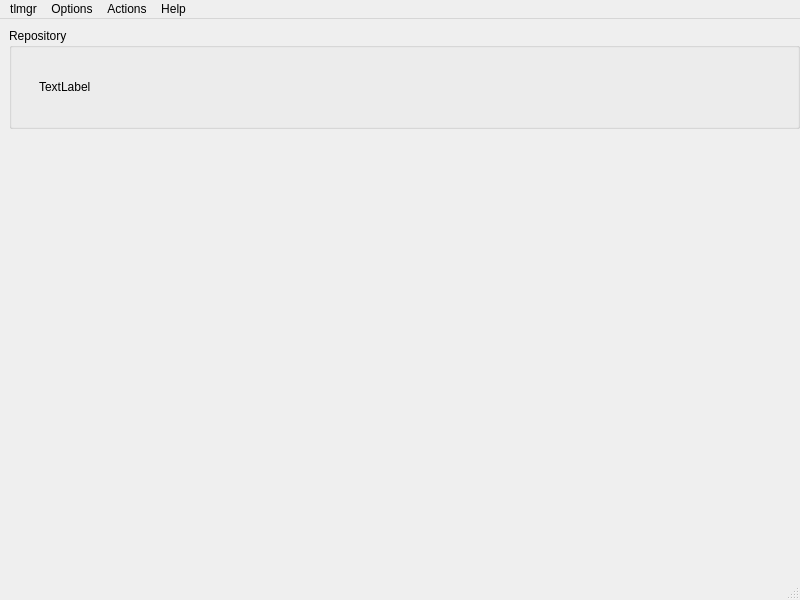
<?xml version="1.0" encoding="UTF-8"?>
<ui version="4.0">
 <class>MainWindow</class>
 <widget class="QMainWindow" name="MainWindow">
  <property name="geometry">
   <rect>
    <x>0</x>
    <y>0</y>
    <width>800</width>
    <height>600</height>
   </rect>
  </property>
  <property name="windowTitle">
   <string>MainWindow</string>
  </property>
  <widget class="QWidget" name="centralwidget">
   <widget class="QGroupBox" name="groupBox">
    <property name="geometry">
     <rect>
      <x>9</x>
      <y>9</y>
      <width>791</width>
      <height>101</height>
     </rect>
    </property>
    <property name="title">
     <string>Repository</string>
    </property>
    <property name="alignment">
     <set>Qt::AlignJustify|Qt::AlignTop</set>
    </property>
    <widget class="QLabel" name="label">
     <property name="geometry">
      <rect>
       <x>30</x>
       <y>50</y>
       <width>71</width>
       <height>18</height>
      </rect>
     </property>
     <property name="text">
      <string>TextLabel</string>
     </property>
    </widget>
   </widget>
  </widget>
  <widget class="QMenuBar" name="menubar">
   <property name="geometry">
    <rect>
     <x>0</x>
     <y>0</y>
     <width>800</width>
     <height>26</height>
    </rect>
   </property>
   <widget class="QMenu" name="menuTlmgr">
    <property name="title">
     <string>tlmgr</string>
    </property>
    <addaction name="actionLoad_default_from_tlpdb"/>
    <addaction name="actionLoad_standard_net_repo"/>
    <addaction name="actionLoad_other_repository"/>
    <addaction name="separator"/>
    <addaction name="separator"/>
    <addaction name="actionQuit"/>
   </widget>
   <widget class="QMenu" name="menuOptions">
    <property name="title">
     <string>Options</string>
    </property>
    <addaction name="actionGeneral"/>
    <addaction name="actionPaper"/>
    <addaction name="actionPlatforms"/>
    <addaction name="actionGUI_language"/>
    <addaction name="actionExpert_options"/>
    <addaction name="actionEnable_debugging_output"/>
    <addaction name="actionDisable_auto_install_of_new_packages"/>
    <addaction name="actionDisable_auto_removal_of_server_deleted_packages"/>
   </widget>
   <widget class="QMenu" name="menuActions">
    <property name="title">
     <string>Actions</string>
    </property>
    <addaction name="actionUpdate_filname_database"/>
    <addaction name="actionRebuild_all_formats"/>
    <addaction name="actionUpdate_font_map_database"/>
    <addaction name="actionRestore_packages_from_backup"/>
    <addaction name="actionHandle_symlinks_in_system_dirs"/>
    <addaction name="actionRemove_TeX_Live_2016"/>
   </widget>
   <widget class="QMenu" name="menuHelp">
    <property name="title">
     <string>Help</string>
    </property>
    <addaction name="actionManual"/>
    <addaction name="actionAbout"/>
   </widget>
   <addaction name="menuTlmgr"/>
   <addaction name="menuOptions"/>
   <addaction name="menuActions"/>
   <addaction name="menuHelp"/>
  </widget>
  <widget class="QStatusBar" name="statusbar"/>
  <action name="actionLoad_default_from_tlpdb">
   <property name="text">
    <string>Load default from tlpdb</string>
   </property>
  </action>
  <action name="actionLoad_standard_net_repo">
   <property name="text">
    <string>Load standard net repo</string>
   </property>
  </action>
  <action name="actionLoad_other_repository">
   <property name="text">
    <string>Load other repository</string>
   </property>
  </action>
  <action name="actionQuit">
   <property name="text">
    <string>Quit</string>
   </property>
  </action>
  <action name="actionGeneral">
   <property name="text">
    <string>General</string>
   </property>
  </action>
  <action name="actionPaper">
   <property name="text">
    <string>Paper</string>
   </property>
  </action>
  <action name="actionPlatforms">
   <property name="text">
    <string>Platforms</string>
   </property>
  </action>
  <action name="actionGUI_language">
   <property name="text">
    <string>GUI language</string>
   </property>
  </action>
  <action name="actionExpert_options">
   <property name="checkable">
    <bool>true</bool>
   </property>
   <property name="text">
    <string>Expert options</string>
   </property>
  </action>
  <action name="actionEnable_debugging_output">
   <property name="checkable">
    <bool>true</bool>
   </property>
   <property name="text">
    <string>Enable debugging output</string>
   </property>
  </action>
  <action name="actionDisable_auto_install_of_new_packages">
   <property name="checkable">
    <bool>true</bool>
   </property>
   <property name="text">
    <string>Disable auto-install of new packages</string>
   </property>
  </action>
  <action name="actionDisable_auto_removal_of_server_deleted_packages">
   <property name="checkable">
    <bool>true</bool>
   </property>
   <property name="text">
    <string>Disable auto-removal of server-deleted packages</string>
   </property>
  </action>
  <action name="actionUpdate_filname_database">
   <property name="text">
    <string>Update filname database</string>
   </property>
  </action>
  <action name="actionRebuild_all_formats">
   <property name="text">
    <string>Rebuild all formats</string>
   </property>
  </action>
  <action name="actionUpdate_font_map_database">
   <property name="text">
    <string>Update font map database</string>
   </property>
  </action>
  <action name="actionRestore_packages_from_backup">
   <property name="text">
    <string>Restore packages from backup</string>
   </property>
  </action>
  <action name="actionHandle_symlinks_in_system_dirs">
   <property name="text">
    <string>Handle symlinks in system dirs</string>
   </property>
  </action>
  <action name="actionRemove_TeX_Live_2016">
   <property name="text">
    <string>Remove TeX Live 2016</string>
   </property>
  </action>
  <action name="actionManual">
   <property name="text">
    <string>Manual</string>
   </property>
  </action>
  <action name="actionAbout">
   <property name="text">
    <string>About</string>
   </property>
  </action>
 </widget>
 <resources/>
 <connections/>
</ui>
